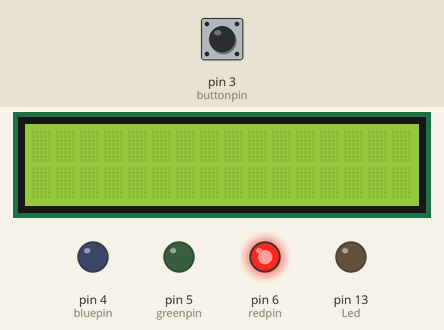
Simulated run of this sketch. Board: Arduino Uno, built with avr-gcc and run on an emulated ATmega328P. Parts: 16×2 character LCD, output pins drawn as LEDs (lit = HIGH). The test bench sets the inputs (shaded band); at power-on: pin 3 (buttonpin) LOW.

Above: at 1.2 s.
1.3 s: pin 3 (buttonpin) pulled HIGH for 0.15 s
At 1.4 s:
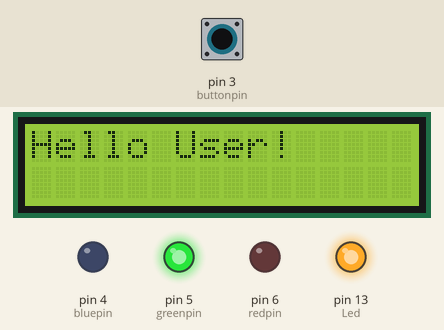
3.0 s: pin 3 (buttonpin) pulled HIGH for 3.2 s
At 6.9 s:
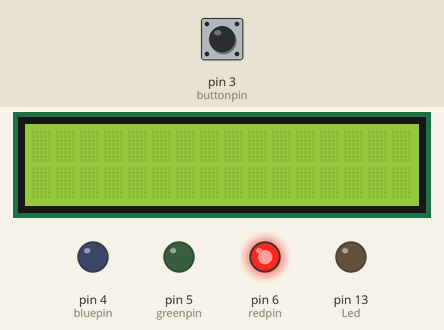
Timing chart, 0 to 8.4 s (numbered marks = the images above; inputs shaded):
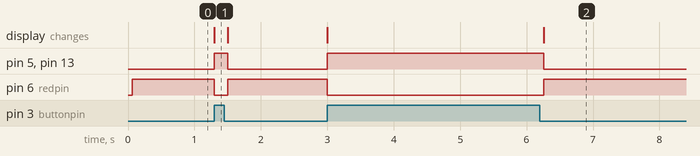

The sketch:

Arduino_LCD_and_Touch_Sensor.ino
```cpp
#include <LiquidCrystal.h>

LiquidCrystal lcd(7, 8, 9, 10, 11, 12);
int Led = 13; //define LED port
int buttonpin = 3; //define switch port for touch sensor
int  val;//define digital variable val
int positionCounter = 0;
int redpin = 6; //select the pin for the red LED
int greenpin = 5; // select the pin for the green LED
int bluepin = 4; // select the pin for the  blue LED
//bool Touched;

void  setup()
{
  pinMode(Led, OUTPUT); //define LED as an output port
  pinMode(buttonpin, INPUT); //define switch as an output port
  lcd.begin(16, 2); //set up the LCD's number of columns and rows:
  pinMode(redpin, OUTPUT); pinMode(bluepin, OUTPUT); pinMode(greenpin, OUTPUT); Serial.begin(9600); //Set up the LED Button
}


void  loop()
{
  val = digitalRead(buttonpin); //read the value of the digital interface 3 assigned to val
  while (val == HIGH) //when the switch sensor have signal, LED blink
  {
    Touched();
    break;
  }
  while (val == LOW)
  {
    NotTouched();
    break;
  }
}

void Touched() {
  digitalWrite(Led, HIGH);
  analogWrite(6, 0); analogWrite(5, 255); analogWrite(4, 0); //Turn ON LED
  lcd.display();// Print a message to the LCD.
  lcd.setCursor(0, 0);
  lcd.print("Hello User!");
  delay(100);
  //lcd.scrollDisplayLeft();
}

void NotTouched() {
  lcd.setCursor(0, 0);
  digitalWrite(Led, LOW);
  analogWrite(6, 255); analogWrite(5, 0); analogWrite(4, 0); //Turn OFF LED
  lcd.noDisplay();
}
```

Measured:
- after the input at 1.3 s, pin 5 (greenpin), pin 13 (Led): LOW → HIGH at once, → LOW 0.20 s later; pin 6 (redpin): HIGH → LOW at once, → HIGH 0.20 s later; the display: changes at once (image 1)
- after the input at 3.0 s, pin 5 (greenpin), pin 13 (Led): LOW → HIGH at once, → LOW 3.3 s later; pin 6 (redpin): HIGH → LOW at once, → HIGH 3.3 s later; the display: first changes at once (image 2 shows a later state)
